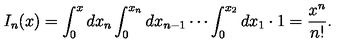
#> input picture 1c7a4617a5.png, 360 x 50 px
$ python -i image_utils.py   (imports and definitions only)
#> lines starting #> are read from the running program, lines starting #| are printed output that depends on the picture
"""
Implemented from main, example project: https://github.com/harvardnlp/im2markup
"""
import PIL
from PIL import Image
import numpy as np

def crop_image(img, output_path, default_size=None):
#> called with img = '../1c7a4617a5.png', output_path = 'out.png'
    old_im = Image.open(img).convert('L')
    img_data = np.asarray(old_im, dtype=np.uint8) # height, width
    nnz_inds = np.where(img_data!=255)
#> nnz_inds = 3042 positions, rows 1 to 40, columns 3 to 332
    if len(nnz_inds[0]) == 0:
        if not default_size:
            old_im.save(output_path)
            return False
        else:
            assert len(default_size) == 2, default_size
            x_min,y_min,x_max,y_max = 0,0,default_size[0],default_size[1]
            old_im = old_im.crop((x_min, y_min, x_max+1, y_max+1))
            old_im.save(output_path)
            return False
    y_min = np.min(nnz_inds[0])
#> y_min = 1
    y_max = np.max(nnz_inds[0])
#> y_max = 40
    x_min = np.min(nnz_inds[1])
#> x_min = 3
    x_max = np.max(nnz_inds[1])
#> x_max = 332
    old_im = old_im.crop((x_min, y_min, x_max+1, y_max+1))
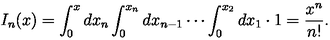
#> old_im: PIL image 330x40 L; min 0, max 255, mean 237.1
    old_im.save(output_path)
    return True

def pad_group_image(img, output_path, pad_size, buckets):
    PAD_TOP, PAD_LEFT, PAD_BOTTOM, PAD_RIGHT = pad_size
    old_im = Image.open(img)
    old_size = (old_im.size[0]+PAD_LEFT+PAD_RIGHT, old_im.size[1]+PAD_TOP+PAD_BOTTOM)
    j = -1
    for i in range(len(buckets)):
        if old_size[0]<=buckets[i][0] and old_size[1]<=buckets[i][1]:
            j = i
            break
    if j < 0:
        new_size = old_size
        new_im = Image.new("RGB", new_size, (255,255,255))
        new_im.paste(old_im, (PAD_LEFT,PAD_TOP))
        new_im.save(output_path)
        return False
    new_size = buckets[j]
    new_im = Image.new("RGB", new_size, (255,255,255))
    new_im.paste(old_im, (PAD_LEFT,PAD_TOP))
    new_im.save(output_path)
    return True

def downsample_image(img, output_path, ratio):
    assert ratio>=1, ratio
    if ratio == 1:
        return True
    old_im = Image.open(img)
    old_size = old_im.size
    new_size = (int(old_size[0]/ratio), int(old_size[1]/ratio))

    new_im = old_im.resize(new_size, PIL.Image.LANCZOS)
    new_im.save(output_path)
    return True

>>> result = crop_image('../1c7a4617a5.png', 'out.png')

$ run again, on 2fc06d5ffa.png
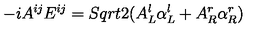
#> input picture 2fc06d5ffa.png, 280 x 40 px
#> nnz_inds = 2383 positions, rows 1 to 25, columns 2 to 244
#> y_min = 1
#> y_max = 25
#> x_min = 2
#> x_max = 244
#> in crop_image, `old_im = old_im.crop((x_min, y_min, x_max+1, y_max+1))`:
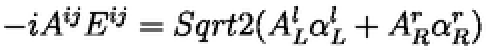
#> old_im: PIL image 243x25 L (shown 2 times larger); min 0, max 255, mean 224.3

$ run again, on 3152e5b5ad.png
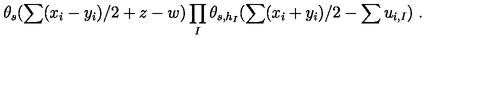
#> input picture 3152e5b5ad.png, 500 x 100 px
#> nnz_inds = 4217 positions, rows 1 to 36, columns 1 to 423
#> y_min = 1
#> y_max = 36
#> x_min = 1
#> x_max = 423
#> in crop_image, `old_im = old_im.crop((x_min, y_min, x_max+1, y_max+1))`:
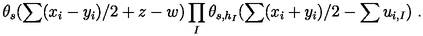
#> old_im: PIL image 423x36 L; min 0, max 255, mean 233.7

$ run again, on 3fd05b449f.png
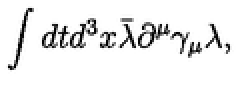
#> input picture 3fd05b449f.png, 120 x 50 px (shown 2 times larger)
#> nnz_inds = 1186 positions, rows 1 to 37, columns 1 to 117
#> y_min = 1
#> y_max = 37
#> x_min = 1
#> x_max = 117
#> in crop_image, `old_im = old_im.crop((x_min, y_min, x_max+1, y_max+1))`:
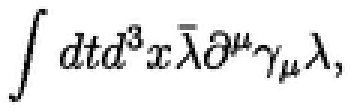
#> old_im: PIL image 117x37 L (shown 3 times larger); min 0, max 255, mean 231.8
